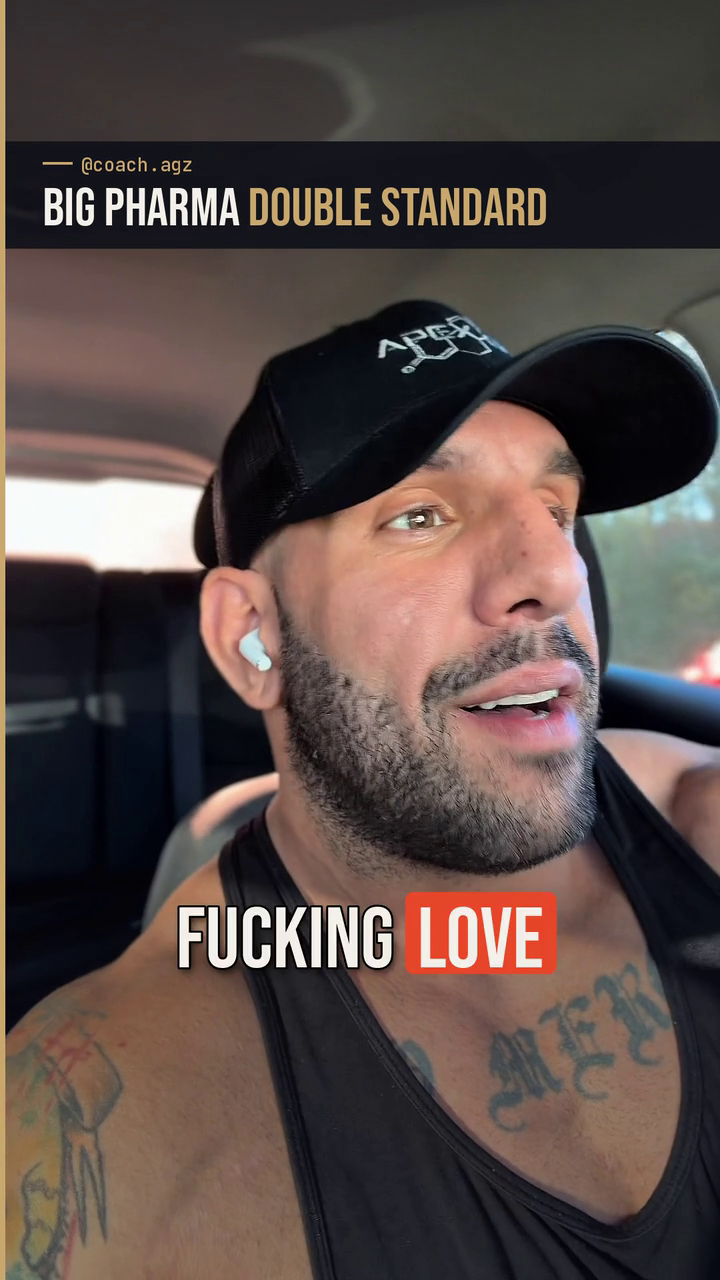
#> input picture frame 28 of editing/drafts/editor-test-01/coach-agz_editor-test_720p30.mp4, 720 x 1280 px, given in place of mezz30.mp4, which was not available
$ python facetrack.py
#> lines starting #> are read from the running program, lines starting #| are printed output that depends on the picture
import cv2, json, numpy as np
cap=cv2.VideoCapture('mezz30.mp4'); casc=cv2.CascadeClassifier(cv2.data.haarcascades+'haarcascade_frontalface_default.xml')
res=[];n=0
while True:
    ok,fr=cap.read()
#> fr is the input picture: shape (1280, 720, 3); mean B, G, R 70.5, 74, 87.7
    if not ok: break
    if n%6==0:
        g=cv2.cvtColor(cv2.resize(fr,(270,480)),cv2.COLOR_BGR2GRAY)
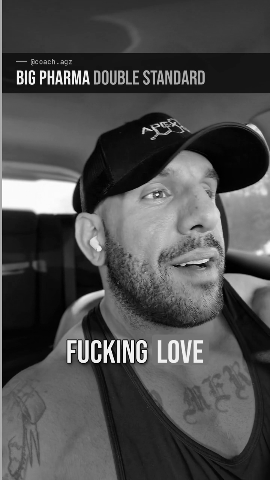
#> g: shape (480, 270); min 0, max 254, mean 77.7
        fs=casc.detectMultiScale(g,1.1,5,minSize=(60,60))
#> fs = [[147, 156, 93, 93]]
        if len(fs):
            x,y,w,h=max(fs,key=lambda r:r[2]*r[3]); res.append((n/30,float(x+w/2)*4,float(y+h/2)*4,float(w)*4))
#> after `x, y, w, h = max(fs, key=lambda r: r[2] * r[3])`: x = 147; y = 156; w = 93; h = 93
    n+=1
json.dump(res,open('face.json','w')); a=np.array(res); print(len(res),'/',n//6, a[:,1:].min(0), a[:,1:].max(0), np.median(a[:,1:],0))

$ run again, starting later in the video
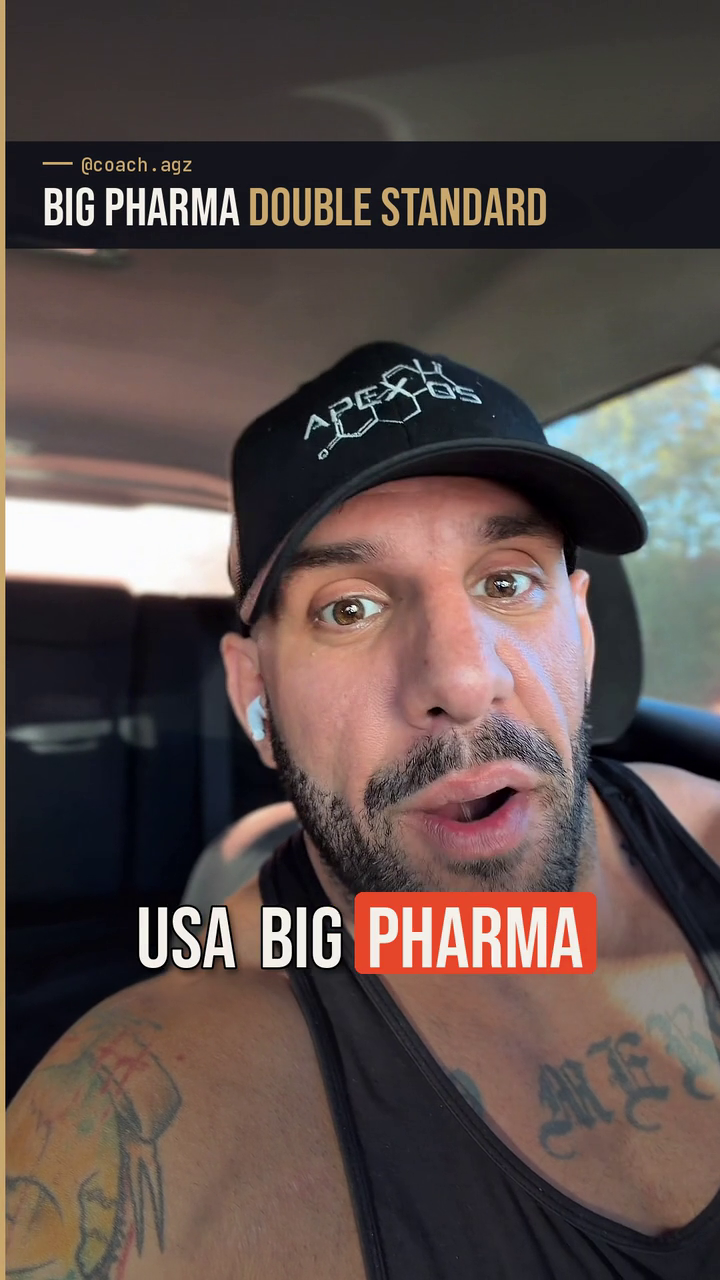
#> input picture frame 126 of editing/drafts/editor-test-01/coach-agz_editor-test_720p30.mp4, 720 x 1280 px, given in place of mezz30.mp4, which was not available
#> fr is the input picture: shape (1280, 720, 3); mean B, G, R 75, 78.1, 91.5
#> `g=cv2.cvtColor(cv2.resize(fr,(270,480)),cv2.COLOR_BGR2GRAY)`:
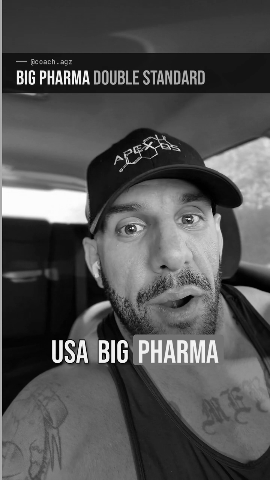
#> g: shape (480, 270); min 0, max 254, mean 81.7
#> fs = [[93, 170, 139, 139]]
#> x = 93; y = 170; w = 139

$ run again, starting later in the video
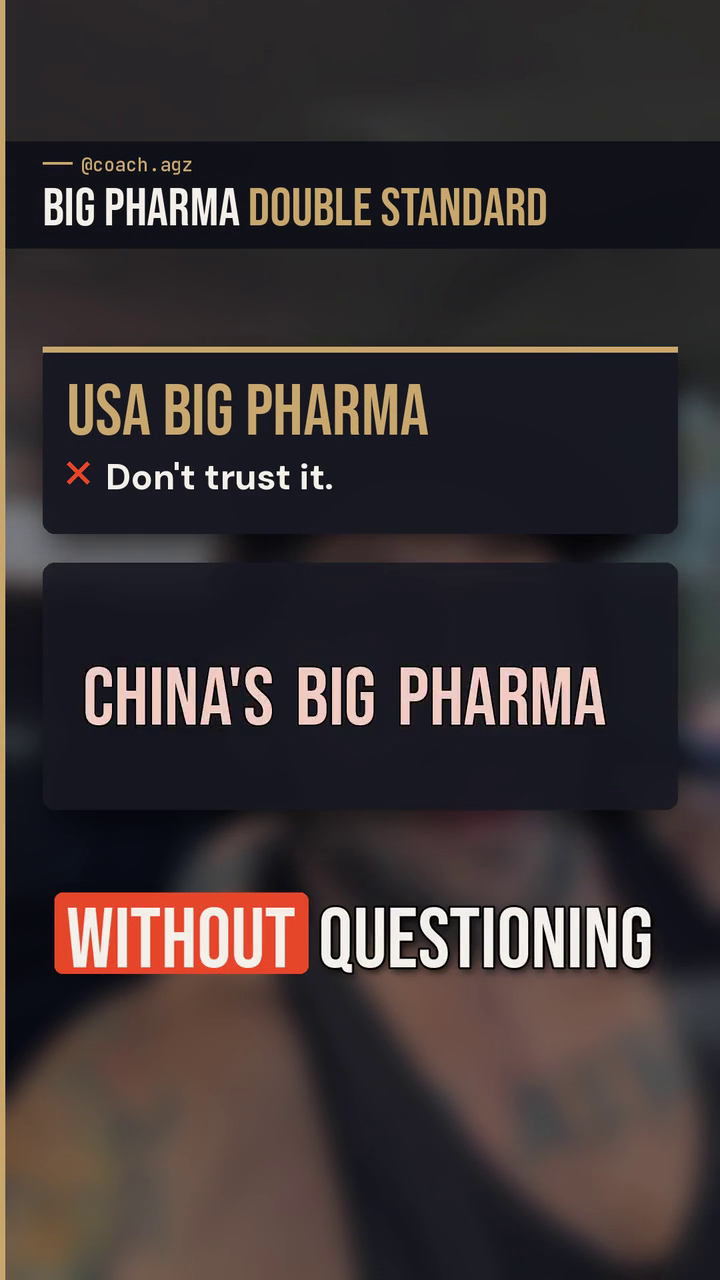
#> input picture frame 225 of editing/drafts/editor-test-01/coach-agz_editor-test_720p30.mp4, 720 x 1280 px, given in place of mezz30.mp4, which was not available
#> fr is the input picture: shape (1280, 720, 3); mean B, G, R 52.1, 51.5, 59.9
#> `g=cv2.cvtColor(cv2.resize(fr,(270,480)),cv2.COLOR_BGR2GRAY)`:
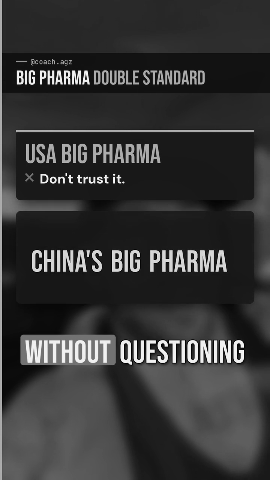
#> g: shape (480, 270); min 1, max 253, mean 54
#> fs = ()
